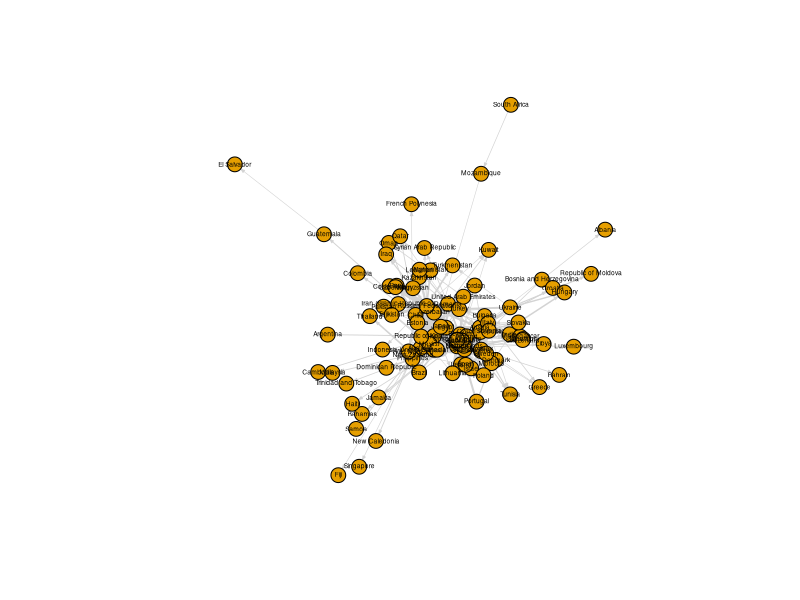

The R script that drew this image: (Note: this script raises an error after producing the figure.)
#You need the igraph and plyr packages for this demo
library("igraph")
library("plyr")

#get data in
#import database and prepare it
db <- read.csv("Forestry_Trade_Flows_E_All_Data_reduced.csv", header = TRUE, sep = ";")
keep <- c(1:10, seq(12, (dim(db)[2]-1), 2)) #remove duplicate columns (labelled with "F")
db.1 <- db[, keep]; rm(keep)
db.1[is.na(db.1)] <- 0 #substitute NA with zeros
head(db.1)
dim(db.1)
products <- levels(db.1$Item)     #exact names of the products (only "Sawnwood (C)" because I uploaded a reduced version of the database)
countries <- levels(db.1$Reporter.Countries) #exact names of the countries
print(paste (length(countries), "countries"))
levels(db.1$Element) #exact names of trade flows




#function so subset the database
selection <- function(trade, product, year) {
  
  db.sel <- subset.data.frame(db.1, Element == trade & Item == product,
                            select = c(Reporter.Countries, Partner.Countries,
                                        #Item, Element, Unit, 
                                        get(paste("Y",year,sep = ""))),
                                        drop = FALSE)
  db.sel
}


#select a year and product for the analysis
year = 2013
product = "Sawnwood (C)"
sel <- selection("Export Quantity", product, year)
#sel <- data.frame(sel[,2], sel[,1], sel[,3]) #remove this line if using export values!
names(sel) <- c("From", "To", "weight") #add meaningful heading to the dataframe
head(sel) 
sel[50:60,]
dim(sel)



#create graph from dataframe using the igraph package
g. = graph_from_data_frame(sel, directed = TRUE)
g. <- delete_vertices(g., c("Others (adjustment)",
                            "Unspecified", 
                            "World", 
                            "Total FAO")) #remove these vertices
summary(g.)
adj <- as_adjacency_matrix(g.,attr='weight', sparse=FALSE, names = TRUE) #adjacency matrix
g.bis = graph.adjacency(adj, mode = "directed", weighted = TRUE, diag = FALSE)  #this was maybe redundant but reduces the size of the graph
                                                                                #(removes the useless connections with value zero)
paste((length(E(g.bis)$weight)/ length(E(g.)$weight))*100,
       " % of total connections remaning (zero values removed)")

paste(sum(E(g.)$weight), "trade before removing zeros", 
      sum(E(g.bis)$weight), "trade after removing zeros")

#write.csv(adj, file = paste("adiacency_",product, "_",year,".csv", sep = ""))
#this is if you want to export the graph as adjacency matrix...



#filter graph based on size of trades
cutoff <- mean(sel[,3])/4; cutoff #cutoff defined here

g <- delete.edges(g.bis, which(E(g.bis)$weight < cutoff))
g <- delete.vertices(g, which(degree(g) < 1)) 
g1 <- decompose.graph(g, max.comps = 1, min.vertices = 3)
g <- g1[[1]]

paste(length(E(g.bis)), "edges before cutoff;", length(E(g)), "edges after cutoff")
paste(length(V(g.bis)), "vertices before cutoff;", length(V(g)), "vertices after cutoff")
paste((sum(E(g)$weight)/sum(E(g.)$weight))*100, "% of total trade remaining after cutoff")




#plot the graph
plot(g, vertex.label = V(g)$names,
     vertex.label.cex = 0.4,
     vertex.label.family = "sans",
     vertex.label.color = "black",
     vertex.size = 8,
     edge.color = "lightgrey", 
     edge.width=((E(g)$weight)^0.5)/250, 
     edge.arrow.size = 0.2,
     mark.groups = NULL,
     rescale = TRUE)



#find communities (clusters) and calculate various indicators (look at the differences)
tt <- cluster_spinglass(g, spins=20, gamma = 1)
communities(tt) #look at the communities
sort(sizes(tt)) #look at their size


transitivity(g, type="global")
transitivity(g, type="global", weights = NULL)
transitivity(g, type="global", weights = c(E(g)$weight))
transitivity(g, type="barrat")
transitivity(g, type="weighted", weights = NULL)
transitivity(g, type="barrat", weights = c(E(g)$weight))


modularity(g, membership(tt))
modularity(g, membership(tt), weights = NULL)
modularity(g, membership(tt), weights = E(g)$weight)


#loop cluster and find most frequent one
clu <- list() #list of clusters
los <- list() #list of sizes
simulation = 20 #you can increase this number but the code will take more time

for (i in 1:simulation){
  tt <- cluster_spinglass(g, spins=20, gamma = 1)
  
  clu[[i]] <- tt
  los[[i]] <- data.frame(t(as.vector(sort(sizes(tt)))))
  print(i)
  
}

out <- do.call(rbind.fill,los) #combine communities (vectors of different length) in matrix
out. <- count(out, vars = names(out)) #counting how many times each community occurs
out. #Look at the list fo results after the iterative simulation.

best <- out.[order(out.$freq, decreasing = TRUE), ][1,-max(dim(out.)[2])]
best = best[!is.na(best)] ; best        #most frequent cluster
frequency <- max(out.$freq) ; frequency #how many times the cluster was produced
frequency/simulation                    #how many times on total runs

xxx <- sapply(los, function(x)all(x==best)) #match most frequent cluster with the list
tt <- clu[xxx][1][[1]] #finally take this out as the conclusive clusterization
aa <- communities(tt)
aa #the final communities


###


#Global stats
cat(paste("\n Modularity (Q) =", modularity(g, membership(tt)), "\n", #Good Q values are high (e.g. higher than 0.3 and close to 0.7)
      "Transitivity =", transitivity(g, type="global"), "\n",  #Global Transitivity values close to 1 indicates no clustering (one big group)
      "Density = ", graph.density(g)) )                         #Density (max interconnectendesss density = 1)




#plot network with clusters highlighted
plot(tt,g, vertex.label = V(g)$names, #use V(g) for having numbers only
     vertex.frame.color = "white",
     vertex.label.cex = 0.4,
     vertex.label.family = "Arial",
     vertex.label.color = "black",
     vertex.size = 7,
     edge.color = "lightgrey", 
     edge.width=((E(g)$weight)^0.5)/250, 
     edge.arrow.size = 0.1,
     mark.groups = NULL,
     rescale = TRUE) 




#plot all single clusters
for (i in 1:length(communities(tt))){
  
  g2 <- induced_subgraph(g, communities(tt)[[i]])
  print(summary(g2))               
  
  
  plot(g2, vertex.label = V(g2)$name,
       vertex.label.cex = 0.8,
       vertex.label.family = "sans",
       vertex.size = 8,
       vertex.label.color = "black",
       vertex.label.dist = 0.6,
       vertex.color = i,
       vertex.frame.color = "black",
       edge.color = "lightgray", 
       edge.width=((E(g2)$weight)^0.5)/150, 
       edge.arrow.size = 0.5,
       mark.groups = NULL,
       rescale = TRUE)
}


 


#plot one single vertex

One_country <- function(country, limit){
  
  g <- delete.edges(g., which(E(g.)$weight < limit))
  
  a <- E(g)[inc(which(V(g)$name == country))] #found here:http://stackoverflow.com/questions/20209303/how-to-get-vertex-ids-back-from-graph
  g123 <- subgraph.edges(g, a)
  plot(g123, vertex.label = V(g123)$name,
       vertex.label.cex = 0.8,
       vertex.label.family = "sans",
       vertex.label.color = "black",
       vertex.label.dist = 0.5,
       vertex.size = 8,
       vertex.color = "lightblue",
       vertex.frame.color = "black",
       edge.color = "lightgrey", 
       edge.width=((E(g123)$weight)^0.5)/150, 
       edge.arrow.size = ((E(g123)$weight)^0.5)/500,
       mark.groups = NULL,
       rescale = TRUE,
       edge.curved = NULL)
  
}

One_country("Denmark", 1000)
#One_country("Canada", 10000)


#end here
